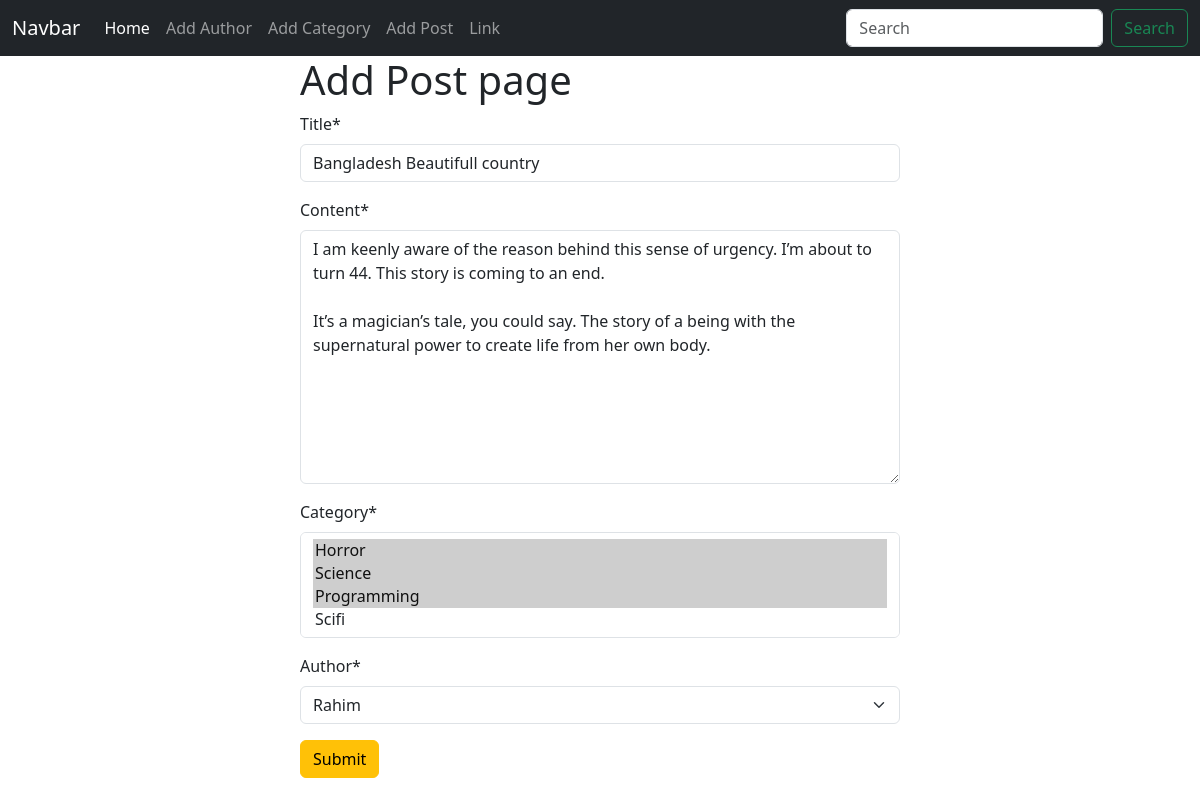
Screenshot of /post/edit/1 with the database file from the repository.
### posts/models.py (models this page shows, shortened)
class Post(models.Model):
    title = models.CharField(max_length=50)
    content = models.TextField()
    category = models.ManyToManyField(Category)
    author = models.ForeignKey(Author, on_delete=models.CASCADE)

### posts/views.py (the view)
# urls.py: path('edit/<int:id>', views.edit_post, name="edit_post"),
def edit_post(request, id):
    post = models.Post.objects.get(pk=id)
    post_form = forms.PostForm(instance=post)
    if request.method == 'POST':
        post_form = forms.PostForm(request.POST, instance=post)
        if post_form.is_valid():
            post_form.save()
            return redirect('homepage')
    return render(request, 'add_post.html', {'form' : post_form})

### posts/forms.py
class PostForm(forms.ModelForm):
    class Meta:
        model = Post
        fields = '__all__'

### author/models.py (called while the page is built)
    def __str__(self):
        return self.name

### categories/models.py (called while the page is built)
    def __str__(self):
        return self.name

### posts/templates/add_post.html (shortened to what this page needs)
{% extends "base.html" %}
{% load crispy_forms_tags %}
{% block content %}
<form style="width: 50%; margin: auto" method="post">
    <h1>Add Post page</h1>
    {{form | crispy }}
    <button class="btn btn-warning" type="submit">Submit</button>
</form>
{% endblock  %}

### rows the page displays
Post: title "Bangladesh Beautifull country", content "I am keenly aware of the reason behind this sense of urgency. I’m about to turn 44. This story is coming to an end. It’s a magician’s tale, you could say. The story of a being with the supernatural power to create life from her own body.", author "Rahim"
